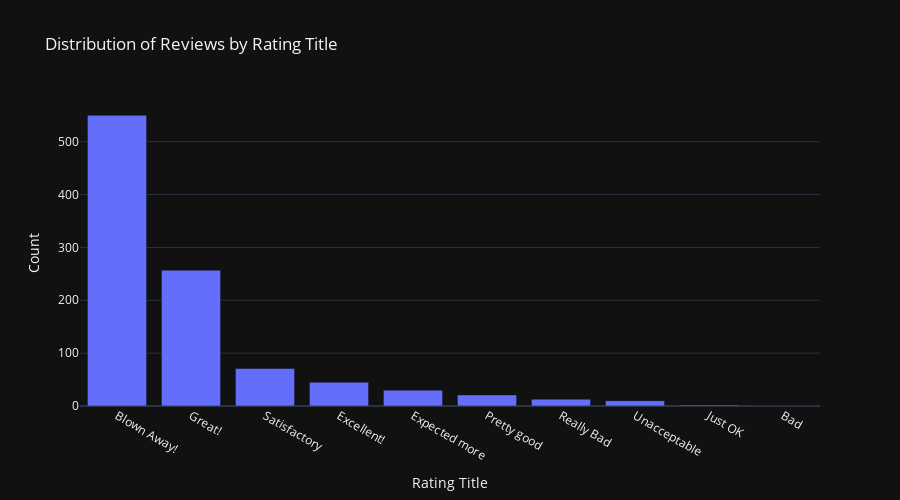

Source (notebook cell):
### Code cell
# caluclate the count value for the rating title
rating_title = data['rating_title_by_user'].value_counts()
rating_title_df = pd.DataFrame(rating_title).reset_index()
rating_title_df.columns = ['rating_title', 'count']

fig = px.bar(rating_title_df, x=rating_title_df['rating_title'], y=rating_title_df['count'], width=900, height=500, template='plotly_dark', title='Distribution of Reviews by Rating Title')
fig.update_layout(
    xaxis = dict(
        title='Rating Title'
    ),
    yaxis = dict(
        title='Count'
    )
)
fig.show()

### Figure 1 — Plotly figure (JSON) as saved in the notebook; plotly's stock layout.template omitted (floating-point values rounded to 4 significant figures)
{"data": [{"alignmentgroup": "True", "hovertemplate": "rating_title=%{x}<br>count=%{y}<extra></extra>", "legendgroup": "", "marker": {"color": "#636efa", "pattern": {"shape": ""}}, "name": "", "offsetgroup": "", "orientation": "v", "showlegend": false, "textposition": "auto", "type": "bar", "x": ["Blown Away!", "Great!", "Satisfactory", "Excellent!", "Expected more", "Pretty good", "Really Bad", "Unacceptable", "Just OK", "Bad"], "xaxis": "x", "y": [550, 257, 71, 45, 30, 21, 13, 10, 2, 1], "yaxis": "y"}], "layout": {"barmode": "relative", "height": 500, "legend": {"tracegroupgap": 0}, "title": {"text": "Distribution of Reviews by Rating Title"}, "width": 900, "xaxis": {"anchor": "y", "autorange": true, "domain": [0, 1], "range": [-0.5, 9.5], "title": {"text": "Rating Title"}, "type": "category"}, "yaxis": {"anchor": "x", "autorange": true, "domain": [0, 1], "range": [0, 578.9], "title": {"text": "Count"}, "type": "linear"}}}
